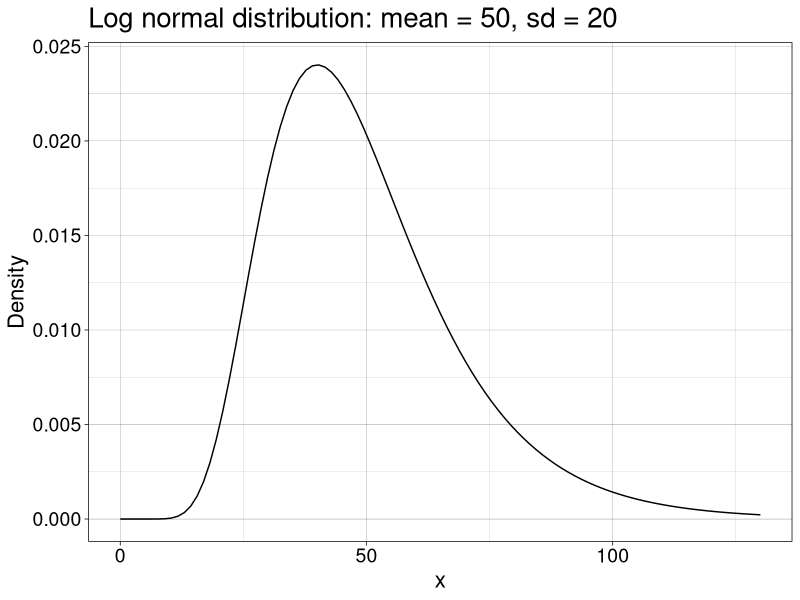
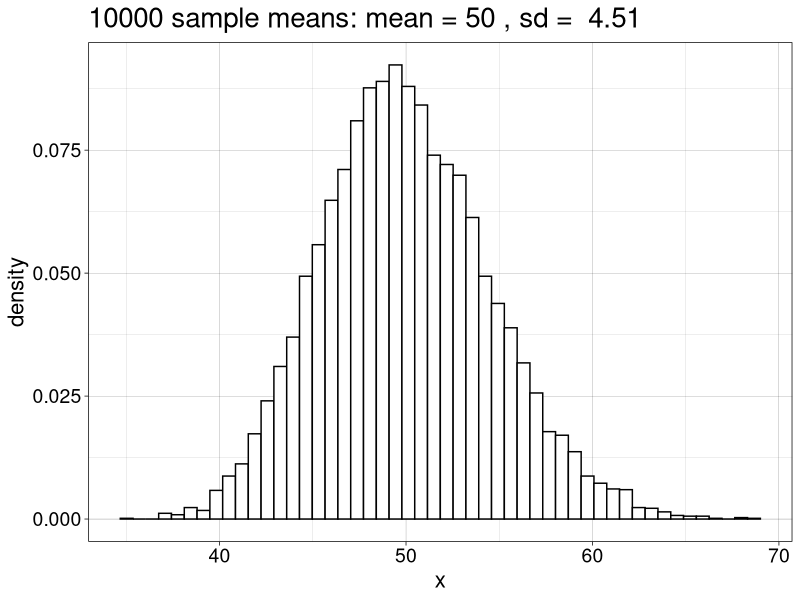
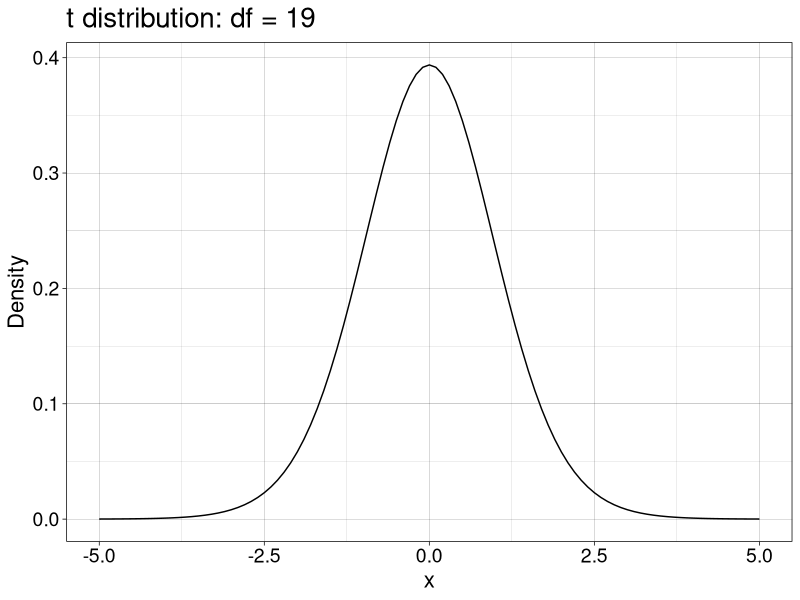
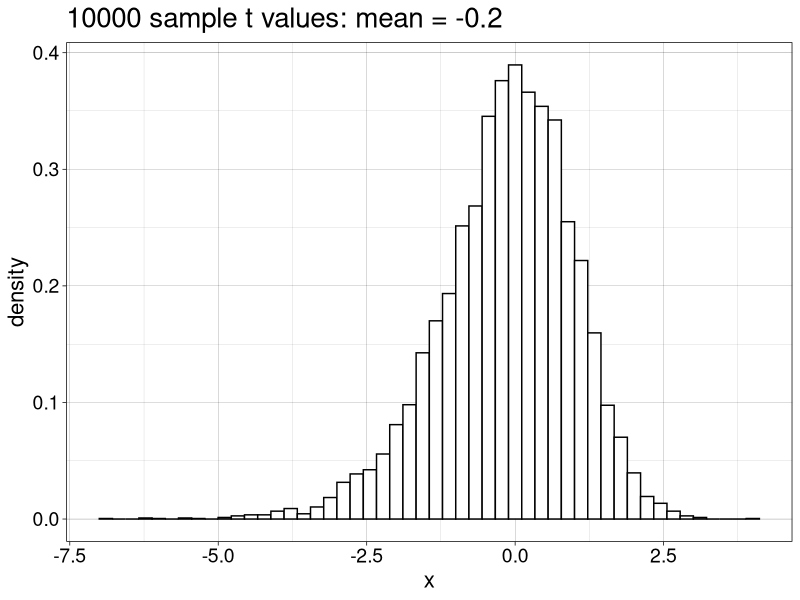
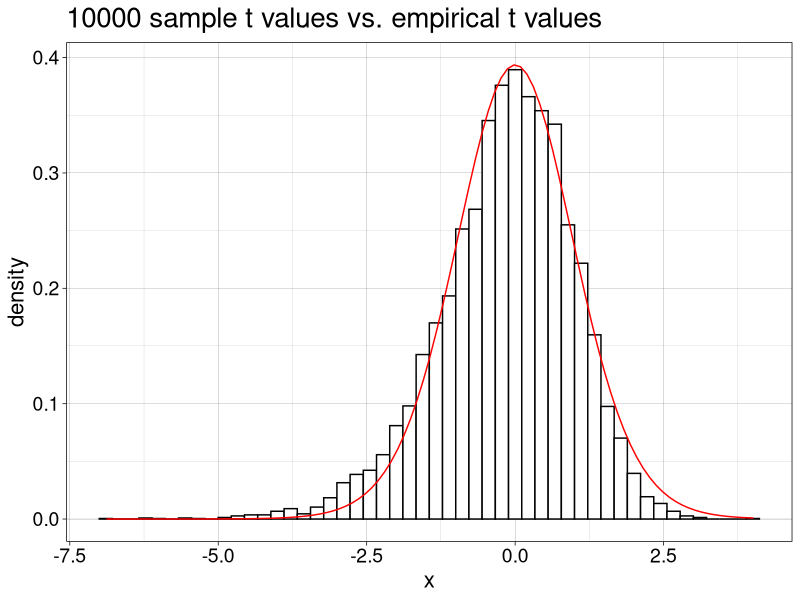
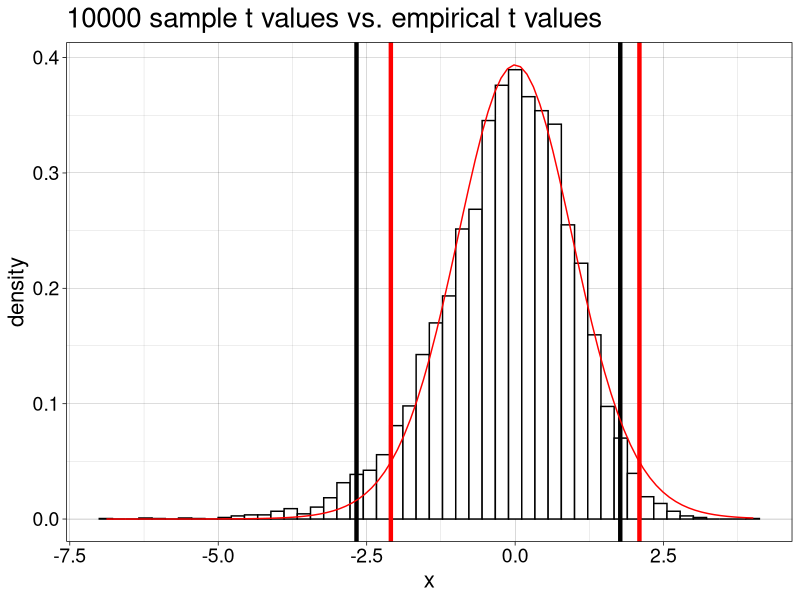
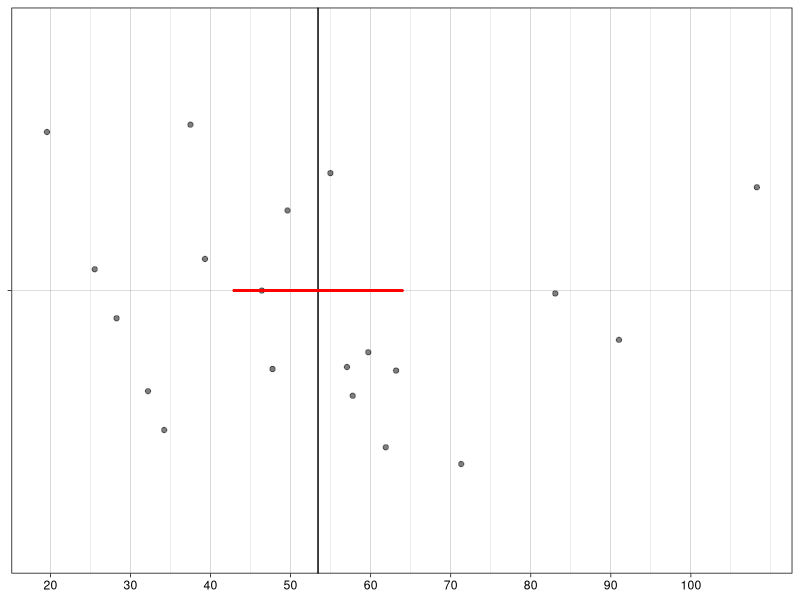
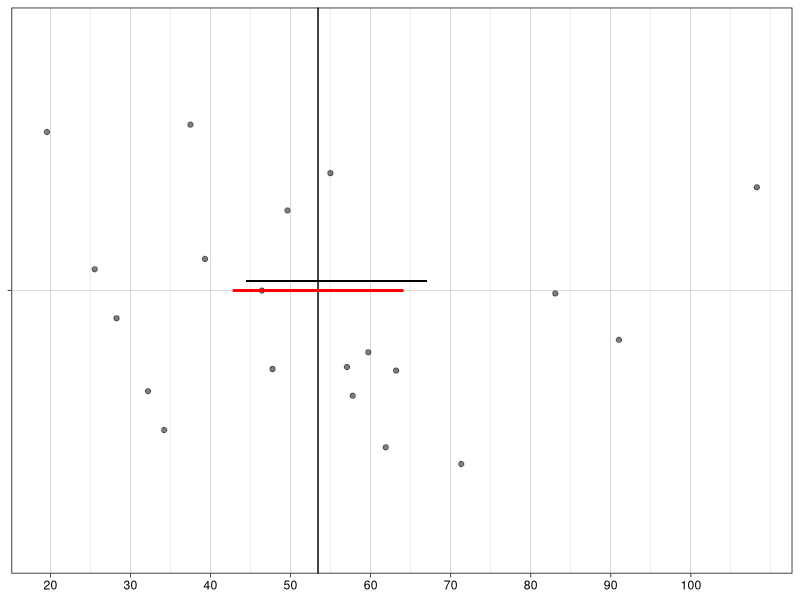

These charts were generated, in order, by the following R code: (Note: this script raises an error after producing the figures.)
## ---- chunk 1
# dependencies
library(ggplot2)
library(tibble)
## ---- chunk 2
sessionInfo()
## ---- chunk 3
# population
m <- 50
s <- 20
location <- log(m^2 / sqrt(s^2 + m^2))
shape <- sqrt(log(1 + (s^2 / m^2)))

ggplot(data.frame(x = c(0, 130)), aes(x)) + theme_linedraw() +
  stat_function(fun = dlnorm, args = list(meanlog = location, sdlog = shape)) + 
labs(y = "Density") +
  theme(axis.text = element_text(size = 14),
        axis.title = element_text(size = 16),
        plot.title = element_text(size=20)) +
  ggtitle(paste0("Log normal distribution: mean = ",m,", sd = ",s))
 # ggsave(filename = './lnorm_dist.pdf')
## ---- chunk 4
# sampling distribution
set.seed(111) 
n <- 20
nsim <- 10000
samp.dist <- apply(matrix(rlnorm(n*nsim, location, shape),nrow = nsim), 1, mean)

ggplot(data.frame(x=samp.dist), aes(x)) + theme_linedraw() +
  geom_histogram(aes(y = ..density..), colour = "black", fill = "white", bins = 50) +
  theme(axis.text = element_text(size = 14),
        axis.title = element_text(size = 16),
        plot.title = element_text(size=20)) +
  ggtitle(paste(nsim,"sample means: mean =",round(mean(samp.dist),digits=1),", sd = ",round(sd(samp.dist),digits=2)))
# ggsave(filename = './lnorm_sampdist.pdf')
## ---- chunk 5
# one sample
set.seed(4)
n <- 20
samp <- rlnorm(n, location, shape)
t.test(samp)
## ---- chunk 6
# Formula
tval <- function(x,nv){
  tval <- (mean(x) - nv) / sqrt(var(x)/length(x))
  tval
}
## ---- chunk 7
df <- n-1

ggplot(data.frame(x = c(-5, 5)), aes(x)) + theme_linedraw() +
  stat_function(fun = dt, args = list(df = df)) + 
labs(y = "Density") +
  theme(axis.text = element_text(size = 14),
        axis.title = element_text(size = 16),
        plot.title = element_text(size=20)) +
  ggtitle(paste0("t distribution: df = ",df))
# ggsave(filename = './theor_t.pdf')
## ---- chunk 8
# expected quantile to use in CI formula
alpha <- 0.05
qt.th<- qt(1-alpha/2, df)
qt.th
## ---- chunk 9
# sampling distribution of t
set.seed(111) 
n <- 20
nsim <- 10000
samp.dist <- apply(matrix(rlnorm(n*nsim, location, shape),nrow = nsim), 1, tval, nv = m)

ggplot(data.frame(x=samp.dist), aes(x)) + theme_linedraw() +
  geom_histogram(aes(y=..density..), 
                 colour = "black", fill = "white", bins = 50) +
  # stat_function(fun = dt, args = list(df = df)) + 
  theme(axis.text = element_text(size = 14),
        axis.title = element_text(size = 16),
        plot.title = element_text(size=20)) +
  ggtitle(paste(nsim,"sample t values: mean =",round(mean(samp.dist),digits=1)))
# ggsave(filename = './sampdist_t.pdf')
## ---- chunk 10
# sampling distribution of t + theoretical
set.seed(111) 
n <- 20
nsim <- 10000
samp.dist <- apply(matrix(rlnorm(n*nsim, location, shape),nrow = nsim), 1, tval, nv = m)

ggplot(data.frame(x=samp.dist), aes(x)) + theme_linedraw() +
  geom_histogram(aes(y=..density..), 
                 colour = "black", fill = "white", bins = 50) +
  stat_function(fun = dt, args = list(df = df), colour = "red") + 
  theme(axis.text = element_text(size = 14),
        axis.title = element_text(size = 16),
        plot.title = element_text(size=20)) +
  ggtitle(paste(nsim,"sample t values vs. empirical t values"))
# ggsave(filename = './comp_theor_samp_t.pdf')
## ---- chunk 11
# quantiles based on sampling distribution
qt.emp <- quantile(samp.dist, c(alpha/2, 1-(alpha/2)))
## ---- chunk 12
# sampling distribution of t + theoretical:
# quantile t values
set.seed(111) 
n <- 20
nsim <- 10000
samp.dist <- apply(matrix(rlnorm(n*nsim, location, shape),nrow = nsim), 1, tval, nv = m)

ggplot(data.frame(x=samp.dist), aes(x)) + theme_linedraw() +
  geom_histogram(aes(y=..density..), 
                 colour = "black", fill = "white", bins = 50) +
  geom_vline(xintercept = qt.emp, colour = "black", size = 1.5) +
  geom_vline(xintercept = c(-qt.th,qt.th) , colour = "red", size = 1.5) +
  stat_function(fun = dt, args = list(df = df), colour = "red") + 
  theme(axis.text = element_text(size = 14),
        axis.title = element_text(size = 16),
        plot.title = element_text(size=20)) +
  ggtitle(paste(nsim,"sample t values vs. empirical t values"))
# ggsave(filename = './comp_theor_samp_t_q.pdf')
## ---- chunk 13
set.seed(21)
n <- 20
samp <- rlnorm(n, location, shape)
ci.st <- t.test(samp)$conf.int
ggplot(data = data.frame(x = rep("gr", n), y = samp), aes(x=x,y=y)) +
  theme_linedraw() +
  theme(axis.title = element_blank(),
        axis.text.y = element_blank()) +
  geom_jitter(alpha = 0.5) +
  geom_hline(yintercept = mean(samp)) +
  geom_segment(y = ci.st[1], yend = ci.st[2], x = 1, xend = 1, colour = "red") +
  scale_y_continuous(breaks = seq(20, 100, 10)) +
  coord_flip()
# ggsave(filename = './ci1.pdf')
## ---- chunk 14
ci.st
## ---- chunk 15
alpha <- 0.05
df <- n-1 # degrees of freedom
samp.m <- mean(samp)
sem <- sd(samp) / sqrt(n)
ci <- vector("numeric",2)
ci[1] <- samp.m - qt(1-alpha/2, df)  * sem
ci[2] <- samp.m + qt(1-alpha/2, df)  * sem
ci
## ---- chunk 16
alpha <- 0.05
df <- n-1 # degrees of freedom
samp.m <- mean(samp)
sem <- sd(samp) / sqrt(n)
ci.emp <- vector("numeric",2)
ci.emp[1] <- samp.m - qt.emp[2]  * sem
ci.emp[2] <- samp.m - qt.emp[1]  * sem
ci.emp
## ---- chunk 17
set.seed(21)
n <- 20
samp <- rlnorm(n, location, shape)
ci.st <- t.test(samp)$conf.int
ggplot(data = data.frame(x = rep("gr", n), y = samp), aes(x=x,y=y)) +
  theme_linedraw() +
  theme(axis.title = element_blank(),
        axis.text.y = element_blank()) +
  geom_jitter(alpha = 0.5) +
  geom_hline(yintercept = mean(samp)) +
  geom_segment(y = ci.st[1], yend = ci.st[2], x = 1, xend = 1, colour = "red") +
  geom_segment(y = ci.emp[1], yend = ci.emp[2], x = 1.02, xend = 1.02, colour = "black") +
  scale_y_continuous(breaks = seq(20, 100, 10)) +
  coord_flip()
# ggsave(filename = './ci2.pdf')
## ---- chunk 18
set.seed(333)
out <- trimcibt(samp, tr=0, alpha=0.05, nboot=1000, side=FALSE, SEED = FALSE)
out
## ---- chunk 19
set.seed(333)
nboot <- 1000
tr <- 0
alpha <- 0.05 
ibot <- round(alpha*nboot/2)
itop <- nboot-ibot
sem <- sd(samp)/sqrt(n)
samp.m <- mean(samp, tr)
# mean centre the data
csamp <- samp - mean(samp, trim = tr)
# sample with replacement
bootdata <- matrix(sample(csamp,size=n*nboot,replace=TRUE),nrow=nboot)
boot.tval <- sort(apply(bootdata,1,mean,tr) / (apply(bootdata,1,sd,tr) / sqrt(n)))
ci.ptb <- samp.m - boot.tval[itop] * sem
ci.ptb[2] <- samp.m - boot.tval[ibot] * sem
ci.ptb
## ---- chunk 20
# sampling distribution of t + theoretical
set.seed(111) 
n <- 20
nsim <- 10000
samp.dist <- apply(matrix(rlnorm(n*nsim, location, shape),nrow = nsim), 1, tval, nv = m)

ggplot(data.frame(x=samp.dist), aes(x)) + theme_linedraw() +
  geom_histogram(aes(y=..density..), 
                 colour = "black", fill = "white", bins = 50) +
  stat_function(fun = dt, args = list(df = df), colour = "red", size = 1) + 
  geom_line(data=tibble(x = boot.tval), aes(x=x, y = ..density..), 
            stat = 'density', colour = "green3", size = 1) + 
  theme(axis.text = element_text(size = 14),
        axis.title = element_text(size = 16),
        plot.title = element_text(size=18)) +
  ggtitle(paste(nsim,"sample t values / theoretical t (red) / boot t (green)"))
ggsave(filename = './comp_theor_samp_boot_t.pdf')
## ---- chunk 21
set.seed(21)
n <- 20
samp <- rlnorm(n, location, shape)
ci.st <- t.test(samp)$conf.int
ggplot(data = data.frame(x = rep("gr", n), y = samp), aes(x=x,y=y)) +
  theme_linedraw() +
  theme(axis.title = element_blank(),
        axis.text.y = element_blank()) +
  geom_jitter(alpha = 0.5) +
  geom_hline(yintercept = mean(samp)) +
  geom_segment(y = ci.st[1], yend = ci.st[2], x = 1, xend = 1, colour = "red") +
  geom_segment(y = ci.emp[1], yend = ci.emp[2], x = 1.02, xend = 1.02, colour = "black") +
  geom_segment(y = out$ci[1], yend = out$ci[2], x = 0.98, xend = 0.98, colour = "green3") +
  scale_y_continuous(breaks = seq(20, 100, 10)) +
  coord_flip()
# ggsave(filename = './ci3.pdf')
